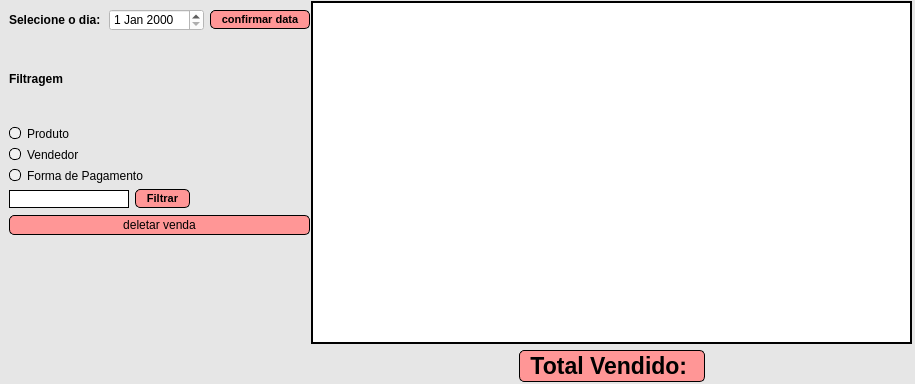
<?xml version="1.0" encoding="UTF-8"?>
<ui version="4.0">
 <class>tela_historico_vendas</class>
 <widget class="QDialog" name="tela_historico_vendas">
  <property name="geometry">
   <rect>
    <x>0</x>
    <y>0</y>
    <width>915</width>
    <height>384</height>
   </rect>
  </property>
  <property name="windowTitle">
   <string>Dialog</string>
  </property>
  <property name="windowIcon">
   <iconset resource="resource_file.qrc">
    <normaloff>:/logo cin.png</normaloff>:/logo cin.png</iconset>
  </property>
  <property name="styleSheet">
   <string notr="true">background-color:rgb(230, 230, 230);
color:black;</string>
  </property>
  <widget class="QWidget" name="layoutWidget">
   <property name="geometry">
    <rect>
     <x>9</x>
     <y>9</y>
     <width>301</width>
     <height>226</height>
    </rect>
   </property>
   <layout class="QVBoxLayout" name="verticalLayout">
    <item>
     <layout class="QHBoxLayout" name="horizontalLayout">
      <item>
       <widget class="QLabel" name="label">
        <property name="font">
         <font>
          <bold>true</bold>
         </font>
        </property>
        <property name="text">
         <string>Selecione o dia:</string>
        </property>
       </widget>
      </item>
      <item>
       <widget class="QDateEdit" name="dateEdit">
        <property name="styleSheet">
         <string notr="true">background-color: white;
color:black;
</string>
        </property>
       </widget>
      </item>
      <item>
       <widget class="QPushButton" name="btn_confirm_date">
        <property name="font">
         <font>
          <pointsize>8</pointsize>
          <bold>true</bold>
         </font>
        </property>
        <property name="styleSheet">
         <string notr="true">QPushButton {
    color: rgb(0, 0, 0);
	background-color:rgb(255, 150, 150);
    border: 1px solid black;
    border-radius: 5px;
    padding: 2px 10px;
}

QPushButton:hover {
    background-color: rgb(255, 131, 131);
}

QPushButton:pressed {
    background-color: rgb(255, 131, 131);
}
</string>
        </property>
        <property name="text">
         <string>confirmar data</string>
        </property>
        <property name="autoDefault">
         <bool>false</bool>
        </property>
       </widget>
      </item>
     </layout>
    </item>
    <item>
     <widget class="QLabel" name="label_2">
      <property name="font">
       <font>
        <bold>true</bold>
       </font>
      </property>
      <property name="text">
       <string>Filtragem</string>
      </property>
     </widget>
    </item>
    <item>
     <widget class="QRadioButton" name="radioButton_produto">
      <property name="styleSheet">
       <string notr="true">QRadioButton::indicator {
    width: 10px;
    height: 10px;
    border: 1px solid black;
    border-radius: 5px;
    background-color: #f0f0f0;
}

QRadioButton::indicator:checked {
    background-color: rgb(255, 150, 150);
    border: 1px solid black;
}

</string>
      </property>
      <property name="text">
       <string>Produto</string>
      </property>
     </widget>
    </item>
    <item>
     <widget class="QRadioButton" name="radioButton_vendedor">
      <property name="styleSheet">
       <string notr="true">QRadioButton::indicator {
    width: 10px;
    height: 10px;
    border: 1px solid black;
    border-radius: 5px;
    background-color: #f0f0f0;
}

QRadioButton::indicator:checked {
    background-color: rgb(255, 150, 150);
    border: 1px solid black;
}

</string>
      </property>
      <property name="text">
       <string>Vendedor</string>
      </property>
     </widget>
    </item>
    <item>
     <widget class="QRadioButton" name="radioButton_payment">
      <property name="styleSheet">
       <string notr="true">QRadioButton::indicator {
    width: 10px;
    height: 10px;
    border: 1px solid black;
    border-radius: 5px;
    background-color: #f0f0f0;
}

QRadioButton::indicator:checked {
    background-color: rgb(255, 150, 150);
    border: 1px solid black;
}

</string>
      </property>
      <property name="text">
       <string>Forma de Pagamento</string>
      </property>
     </widget>
    </item>
    <item>
     <layout class="QHBoxLayout" name="horizontalLayout_5">
      <item>
       <widget class="QLineEdit" name="lineEdit_filtrar">
        <property name="styleSheet">
         <string notr="true">background-color: white;
color:black;
border: 1px solid black;</string>
        </property>
       </widget>
      </item>
      <item>
       <widget class="QPushButton" name="btn_filtrar">
        <property name="font">
         <font>
          <pointsize>8</pointsize>
          <bold>true</bold>
         </font>
        </property>
        <property name="styleSheet">
         <string notr="true">QPushButton {
    color: rgb(0, 0, 0);
	background-color:rgb(255, 150, 150);
    border: 1px solid black;
    border-radius: 5px;
    padding: 2px 10px;
}

QPushButton:hover {
    background-color: rgb(255, 131, 131);
}

QPushButton:pressed {
    background-color: rgb(255, 131, 131);
}
</string>
        </property>
        <property name="text">
         <string>Filtrar</string>
        </property>
       </widget>
      </item>
      <item>
       <spacer name="horizontalSpacer_4">
        <property name="orientation">
         <enum>Qt::Orientation::Horizontal</enum>
        </property>
        <property name="sizeHint" stdset="0">
         <size>
          <width>40</width>
          <height>20</height>
         </size>
        </property>
       </spacer>
      </item>
     </layout>
    </item>
    <item>
     <layout class="QHBoxLayout" name="horizontalLayout_3">
      <item>
       <widget class="QPushButton" name="btn_deletar">
        <property name="styleSheet">
         <string notr="true">QPushButton {
    color: rgb(0, 0, 0);
	background-color:rgb(255, 150, 150);
    border: 1px solid black;
    border-radius: 5px;
    padding: 2px 10px;
}

QPushButton:hover {
    background-color: rgb(255, 131, 131);
}

QPushButton:pressed {
    background-color: rgb(255, 131, 131);
}
</string>
        </property>
        <property name="text">
         <string>deletar venda</string>
        </property>
       </widget>
      </item>
     </layout>
    </item>
    <item>
     <layout class="QHBoxLayout" name="horizontalLayout_2"/>
    </item>
   </layout>
  </widget>
  <widget class="QWidget" name="layoutWidget">
   <property name="geometry">
    <rect>
     <x>311</x>
     <y>1</y>
     <width>601</width>
     <height>381</height>
    </rect>
   </property>
   <layout class="QVBoxLayout" name="verticalLayout_2">
    <item>
     <widget class="QTableWidget" name="tableWidget">
      <property name="styleSheet">
       <string notr="true">QTableWidget {
    background-color: white;
    color: black;
    gridline-color: #e1e1e1;
	border: 2px solid black
}

QTableWidget::item:selected {
    background-color: #ffcccc; 
    color: black;
}

QTableWidget::horizontalHeader {
    background-color: #f0f0f0;
    border: none;
}

QTableWidget::verticalHeader {
    background-color: #f0f0f0;
    border: none;
}

QTableWidget::item {
    padding: 5px;
}
</string>
      </property>
     </widget>
    </item>
    <item>
     <layout class="QHBoxLayout" name="horizontalLayout_4">
      <item>
       <spacer name="horizontalSpacer_3">
        <property name="orientation">
         <enum>Qt::Orientation::Horizontal</enum>
        </property>
        <property name="sizeHint" stdset="0">
         <size>
          <width>40</width>
          <height>20</height>
         </size>
        </property>
       </spacer>
      </item>
      <item>
       <widget class="QLabel" name="label_total">
        <property name="font">
         <font>
          <pointsize>17</pointsize>
          <bold>true</bold>
         </font>
        </property>
        <property name="styleSheet">
         <string notr="true">color: rgb(0, 0, 0);
	background-color:rgb(255, 150, 150);
    border: 1px solid black;
    border-radius: 5px;
    padding: 2px 10px;</string>
        </property>
        <property name="text">
         <string>Total Vendido: </string>
        </property>
        <property name="alignment">
         <set>Qt::AlignmentFlag::AlignCenter</set>
        </property>
       </widget>
      </item>
      <item>
       <spacer name="horizontalSpacer_5">
        <property name="orientation">
         <enum>Qt::Orientation::Horizontal</enum>
        </property>
        <property name="sizeHint" stdset="0">
         <size>
          <width>40</width>
          <height>20</height>
         </size>
        </property>
       </spacer>
      </item>
     </layout>
    </item>
   </layout>
  </widget>
 </widget>
 <resources>
  <include location="resource_file.qrc"/>
 </resources>
 <connections/>
</ui>
